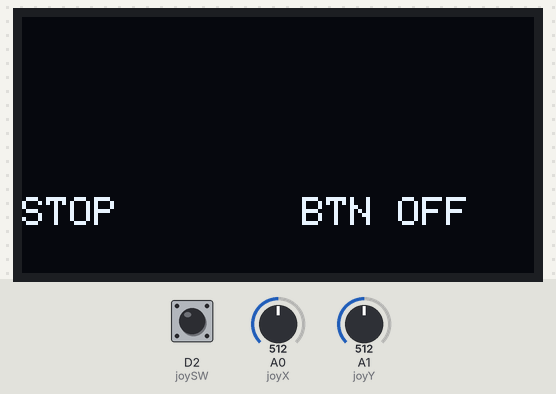
The sketch below on a simulated Arduino Uno R4 WiFi. On the bench: 128×64 one-colour display. Inputs (shaded band) come from the test bench; at power-on: A0 (joyX) = 512, A1 (joyY) = 512, D2 (joySW) HIGH. WiFi joins after 1.5 s; servers stay silent unless stated; what the sketch prints to the serial monitor is not drawn.

Above: at 3.7 s.
3.8 s: A0 (joyX) set to 593
5.8 s: A0 (joyX) set to 612
At 7.7 s:
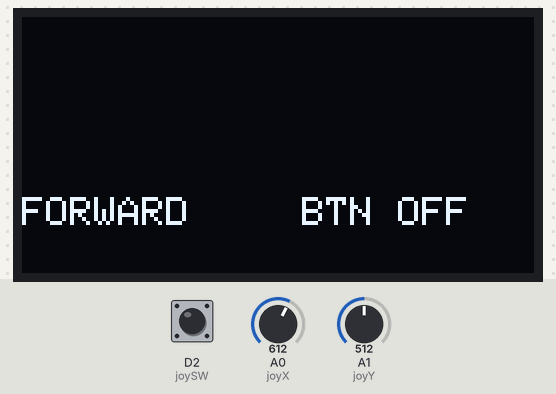
8.1 s: A1 (joyY) set to 590
9.9 s: A1 (joyY) set to 613
At 11.1 s:
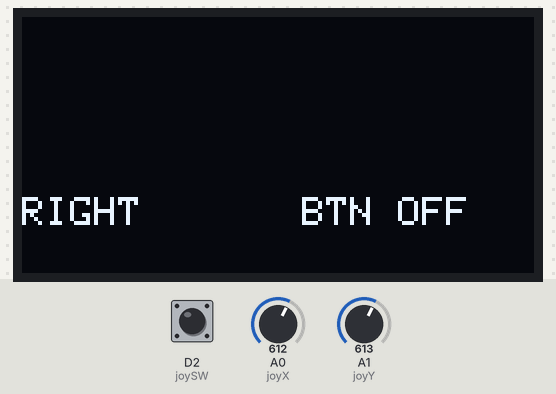
12.2 s: D2 (joySW) pulled LOW for 1.25 s
At 13.3 s:
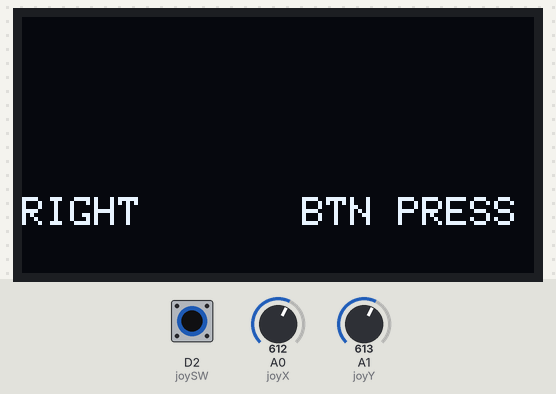
15.3 s: A1 (joyY) set to 390
At 17.3 s:
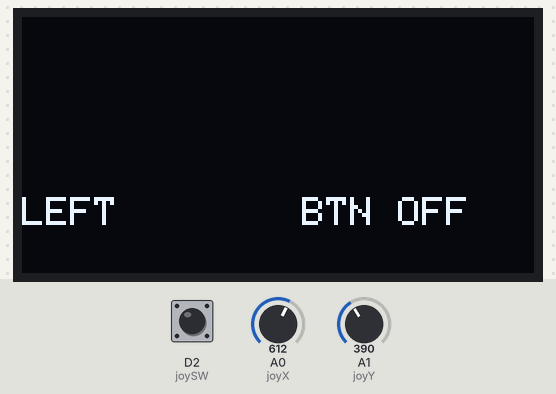
Timing chart, 0 to 18.4 s (numbered marks = the images above; inputs shaded):
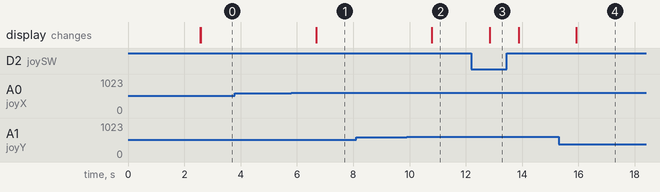

The sketch:

send.ino
```cpp
#include <WiFiS3.h>
#include <WiFiUdp.h>

// --- Wi-Fi AP Settings ---
char ssid[] = "ArduinoUnoAP"; // The AP name (from the other board)
char pass[] = "12345678";     // The AP password
int status = WL_IDLE_STATUS;
// --- UDP Settings ---
// The AP's IP is typically 192.168.4.1 by default
IPAddress serverIP(192, 168, 4, 1);
unsigned int serverPort = 4210; // Port to send to (must match receiver)
WiFiUDP Udp;                    // UDP instance

//pins
const int joyX = A0;
const int joyY = A1;
const int joySW = 2;  // switch button

//display
#include <Adafruit_SSD1306.h>
Adafruit_SSD1306 display(128, 64, &Wire, -1);

//buffer
char packetBuffer[255]; // Buffer to hold incoming packet data

void setup() {
  // Start Serial for monitoring
  Serial.begin(9600);
  while (!Serial) {;}
  // Check for Wi-Fi module
  if (WiFi.status() == WL_NO_MODULE) {
    Serial.println("Communication with WiFi module failed!");
    while (true);
  }
  Serial.println("Attempting to connect to AP...");
  // Connect to the Wi-Fi AP
  while (status != WL_CONNECTED) {
    status = WiFi.begin(ssid, pass);
    Serial.print(".");
    delay(1000); // Wait 1 second for connection
  }
  Serial.println("\nConnected to AP!");

  // Print this board's IP
  IPAddress ip = WiFi.localIP();
  Serial.print("My IP address: ");
  Serial.println(ip);

  // Start UDP
  if (!Udp.begin(8888)) { // Start UDP on an arbitrary local port
    Serial.println("Failed to start UDP.");
    while(true);
  }
  Serial.println("UDP Started.");

  display.begin(SSD1306_SWITCHCAPVCC, 0x3C);
  display.clearDisplay();
  display.setTextSize(2);
  display.setTextColor(SSD1306_WHITE);
  display.setCursor(0, 0);
  display.println("READY");
  display.display();

  pinMode(joySW, INPUT_PULLUP);
}

void loop() {
  // Start the UDP packet
  Udp.beginPacket(serverIP, serverPort);
  display.clearDisplay();
  control();

  // End and send the packet
  if (!Udp.endPacket()) {
    Serial.println("Error sending packet!");
  }
  // Wait 1 seconds before sending again
  resive();
  display.display();
  delay(1000);
}

void resive() {
  int packetSize = Udp.parsePacket();
  if (packetSize > 0) {

    int len = Udp.read(packetBuffer, 255);
    if (len > 0) packetBuffer[len] = '\0';

    Serial.println(packetBuffer);

    // Convert buffer to Arduino String
    String data = String(packetBuffer);

    // --- Parsing ---
    int ldrStart = data.indexOf("LDR:") + 4;
    int ldrEnd   = data.indexOf(",", ldrStart);
    String ldrVal = data.substring(ldrStart, ldrEnd);

    int tStart = data.indexOf("T:") + 2;
    int tEnd   = data.indexOf(",", tStart);
    String tempVal = data.substring(tStart, tEnd);

    int stopStart = data.lastIndexOf(",") + 1;  // Position after last comma
    String stopVal = data.substring(stopStart);  // Read until the end

    // --- OLED Display ---
    display.setTextSize(1);
    display.setCursor(0, 0);
    display.print("LDR: ");
    display.println(ldrVal);

    display.setCursor(0, 15);
    display.print("Temp: ");
    display.println(tempVal);

    display.setCursor(0, 30);
    display.print("Dist: ");
    display.println(stopVal);
  }
}


void control() {
  int xVal = analogRead(joyX);
  int yVal = analogRead(joyY);
  int swVal = digitalRead(joySW);

  String direction;

  if (yVal < 400)      direction = "LEFT";
  else if (yVal > 600) direction = "RIGHT";
  else if (xVal < 400) direction = "BACKWARD";
  else if (xVal > 600) direction = "FORWARD";
  else                 direction = "STOP";

  Udp.write(direction.c_str());
  if (swVal == LOW) Udp.write("BTN");

  // --- OLED Display ---
  display.setTextSize(1);
  display.setCursor(0, 45);
  display.println(direction);
  display.setCursor(70, 45);
  display.println(swVal == LOW ? "BTN PRESS" : "BTN OFF");
}
```

Measured:
- the behaviour switches between 600 and 601 on A0 (joyX) (found by bisection; images 0 and 1)
- the behaviour switches between 600 and 601 on A1 (joyY) (found by bisection; images 1 and 2)
- after the input at 3.8 s, every drawn part: stays the same
- after the input at 5.8 s, the display: changes after 0.89 s (image 1)
- after the input at 8.1 s, every drawn part: stays the same
- after the input at 9.9 s, the display: changes after 0.90 s (image 2)
- after the input at 12.2 s, the display: changes after 0.65 s (image 3)
- after the input at 15.3 s, the display: changes after 0.63 s (image 4)
